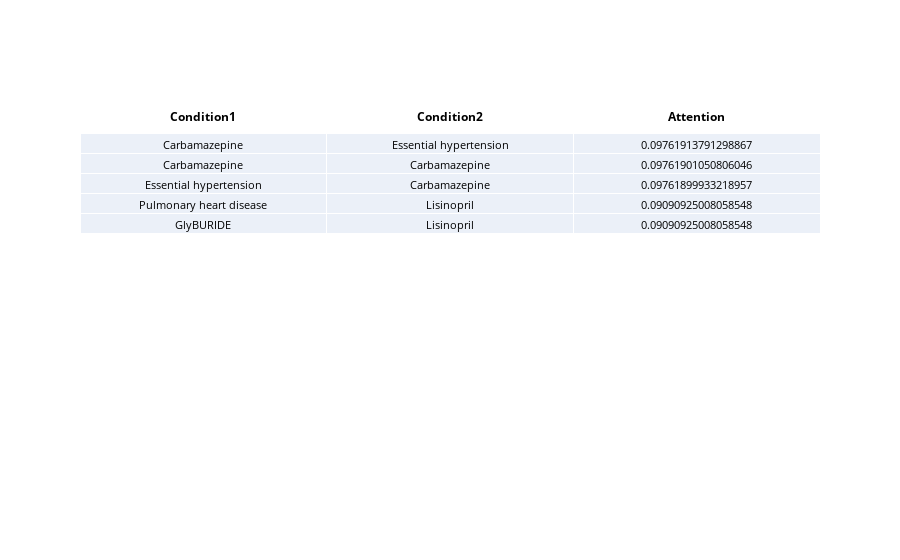

The notebook cell saved with this chart:
### Code cell
from operator import itemgetter
finalcombs = dict([(k, v / n) for k, (v, n) in token_combs.items()])
N = 5
res = dict(sorted(finalcombs.items(), key = itemgetter(1), reverse = True)[:N])

newrep = {'Condition1':[], 'Condition2':[], 'Attention': []}
for key, prob in res.items():
    code1, code2 = key.split(',')
    
    if code1 in mimicdiagcodesdict:
        code1desc = mimicdiagcodesdict[code1]
    elif code1 in mimicprocdict:
        code1desc = mimicdiagcodesdict[code1]
    else:
      #  print(code1)
        code1desc = mimicmedsdict[int(code1)]
    
    if code2 in mimicdiagcodesdict:
        code2desc = mimicdiagcodesdict[code2]
    elif code2 in mimicprocdict:
        code2desc = mimicdiagcodesdict[code2]
    else:
        code2desc = mimicmedsdict[int(code2)]
        
    newrep['Condition1'].append(code1desc)
    newrep['Condition2'].append(code2desc)
    newrep['Attention'].append(prob)
df = pd.DataFrame(newrep)
fig = go.Figure(data=[go.Table(
  header=dict(
    values=["<b>Condition1</b>", "<b>Condition2</b>", "<b>Attention</b>"],
    line_color='white', fill_color='white',
    align='center', font=dict(color='black', size=12)
  ),
  cells=dict(
    values=[df.Condition1, df.Condition2, df.Attention],
    align='center', font=dict(color='black', size=11)
  ))
])

fig.show()

### Figure 1 — Plotly figure (JSON) as saved in the notebook; plotly's stock layout.template omitted (floating-point values rounded to 4 significant figures)
{"data": [{"cells": {"align": "center", "font": {"color": "black", "size": 11}, "values": [["Carbamazepine", "Carbamazepine", "Essential hypertension", "Pulmonary heart disease", "GlyBURIDE"], ["Essential hypertension", "Carbamazepine", "Carbamazepine", "Lisinopril", "Lisinopril"], [0.09762, 0.09762, 0.09762, 0.09091, 0.09091]]}, "header": {"align": "center", "fill": {"color": "white"}, "font": {"color": "black", "size": 12}, "line": {"color": "white"}, "values": ["<b>Condition1</b>", "<b>Condition2</b>", "<b>Attention</b>"]}, "type": "table"}], "layout": {"autosize": true}}
